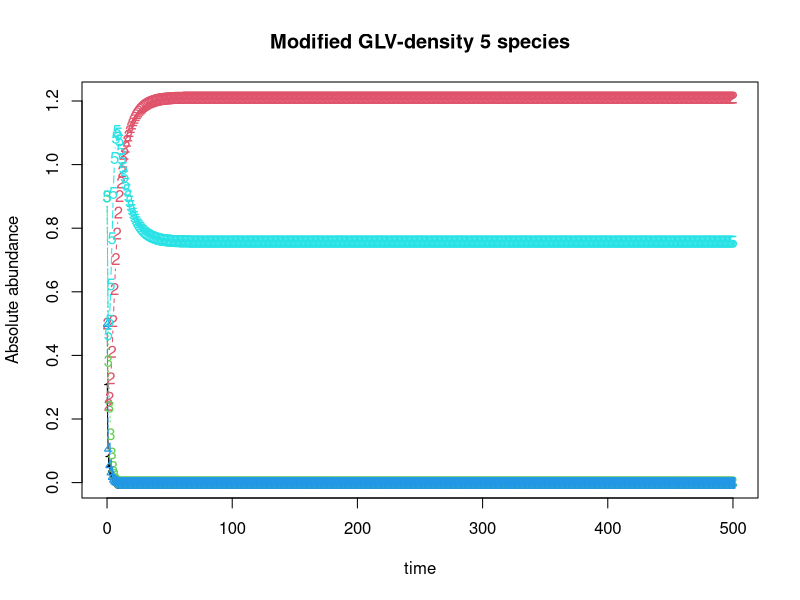
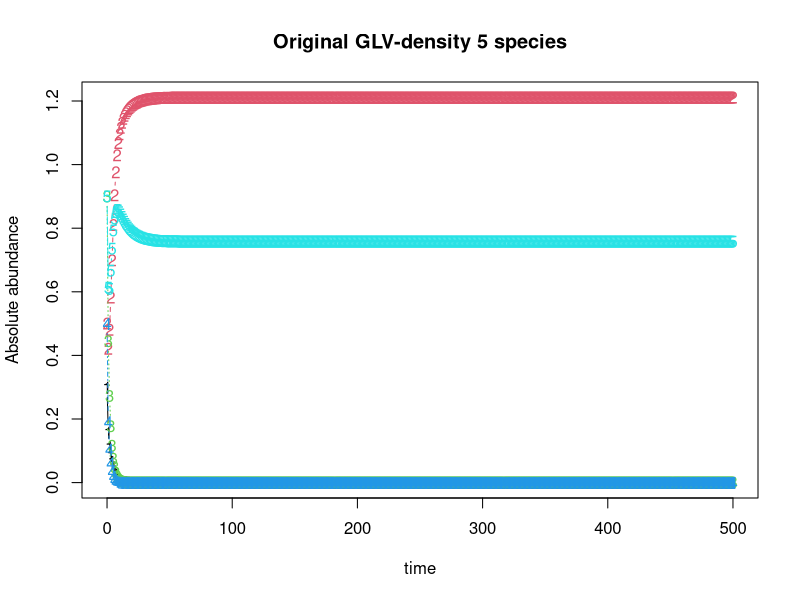
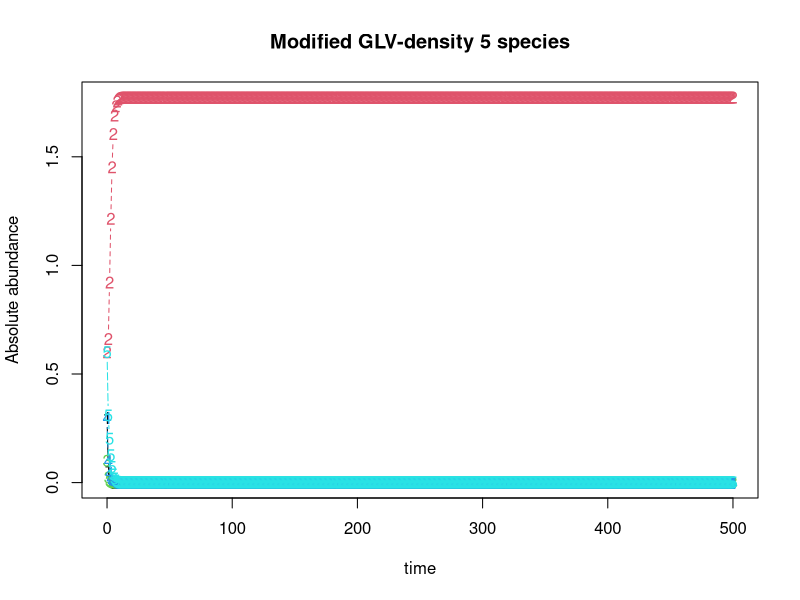
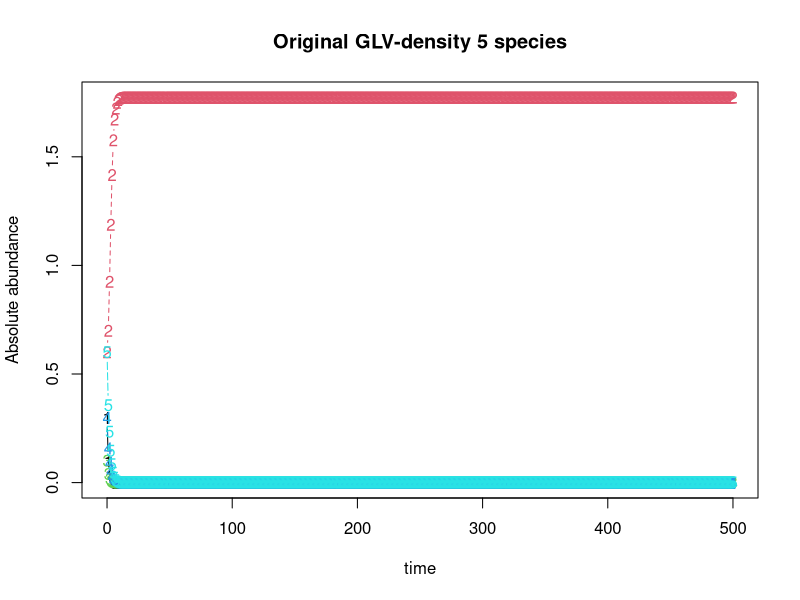
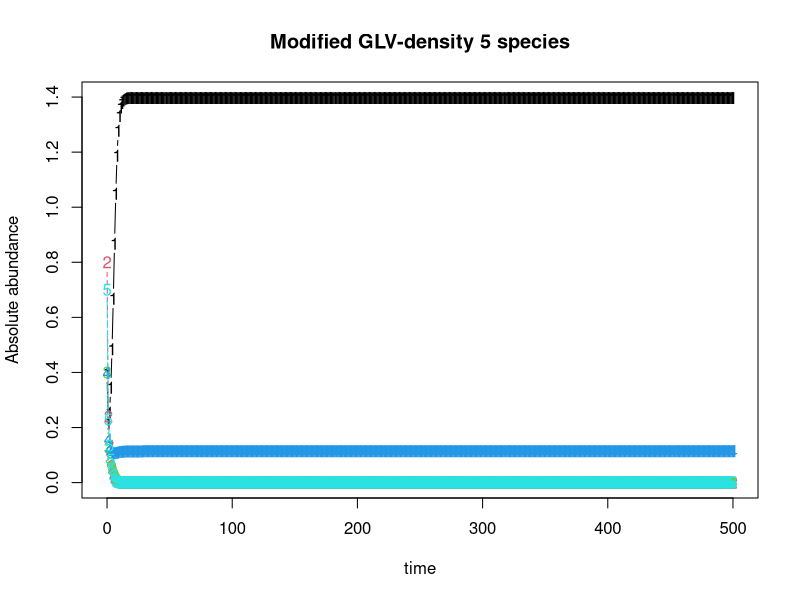
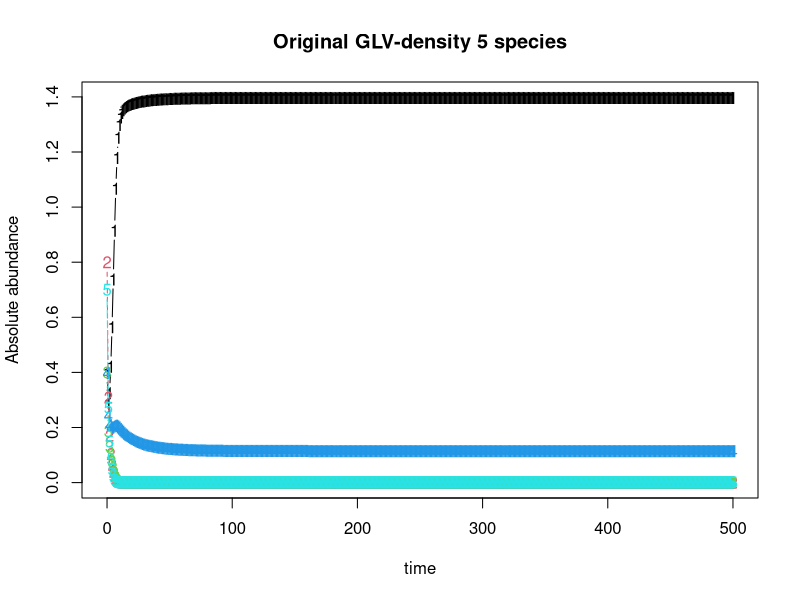
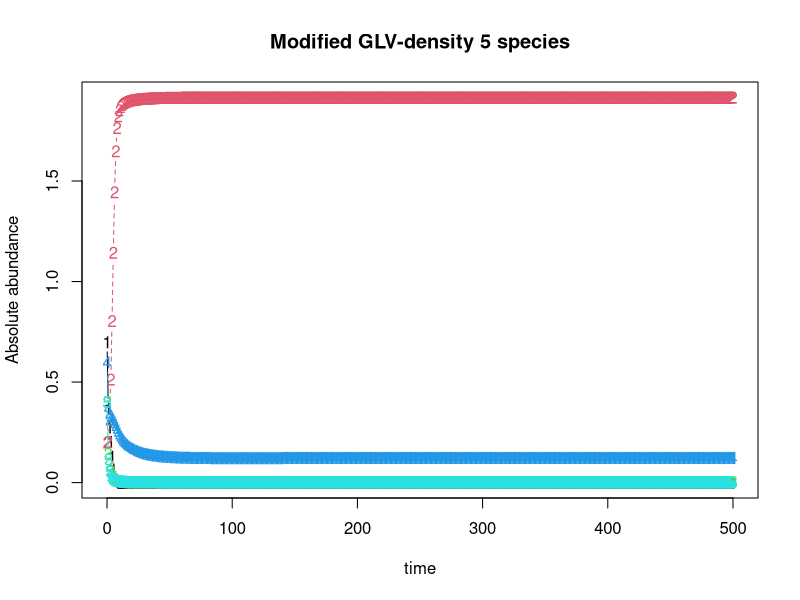
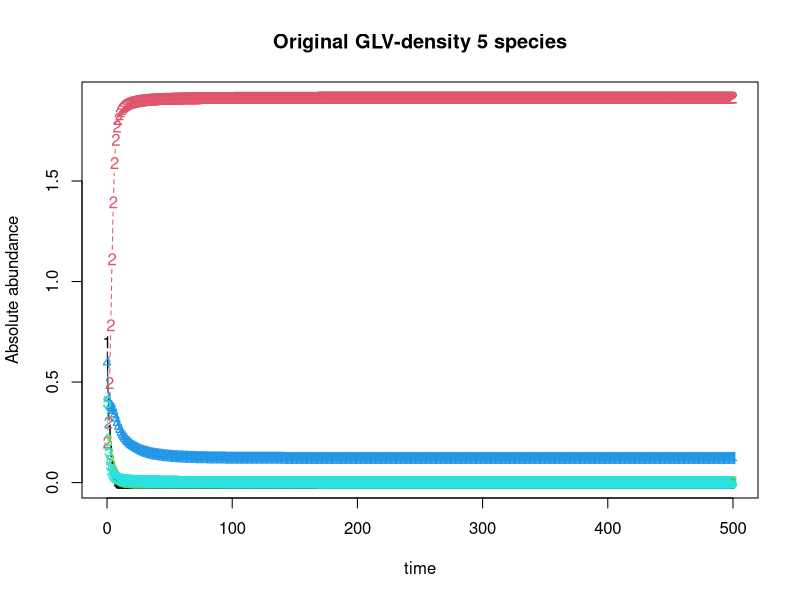

The R source for these figures, in order: (Note: this script raises an error after producing the figures.)
library(deSolve)

#Define GLV with varying coefficient
glv <- function(t, x, params){
  with(as.list(params, c(x)),{
    dx <- alpha*x + x*as.vector(c0%*%x)+x*t(t(x)%*%(do.call(cbind, lapply(l, FUN=function(ma) ma%*%x))))
    list(dx)
  })
}
#glv1 as original GLV
#c0 is beta
glv1 <- function(t, x, params){
  with(as.list(params, c(x)),{
    dx <- alpha*x + x*as.vector(c0%*%x)
    list(dx)
  })
}


#Define integration method
n.integrate <- function(time, init.x, model, params){
  as.data.frame(lsoda(init.x, time, model, params))
}

#Define community size
#N <- 30

growthFunction <- function(N){
  #Define species intrinsic growth rate
  alpha <- runif(N)
  
  #Define the constant in species-species interation coefficient
  c0 <- matrix(runif(N*N, min = -1, max = 0),nrow = N)
  #Set species self interation to -0.5
  for (i in 1:N) {
    for (j in 1:N) {
      if (i == j) {
        c0[i,j] <-  -0.5
      }
    }
  }
  
  #Define coefficient of linear term in species-species interation coefficient
  ck <- runif(N*N, min = -1, max = 0.2)
  ck <- matrix(ck, nrow = N)
  l <- list()
  for (i in 1:N) {
    #For i-th matrix, i-th row is 0
    temp <- ck
    temp[i,] <- 0
    
    #In i-th matrix, elements are 0 if k (column) == either j (row) or i (matrix order)
    for (j in 1:N) {
      for (k in 1:N) {
        if (k==j | k == i) {
          temp[j,k] <- 0
        }
      }
    }
    
    #Control the prevalence of thrid party effects
    #for (element in 1:length(temp)) {
    #  dice <- runif(1)
    #  if (dice > -1) { #what percent of to assign 0
    #    temp[element] <- 0
    #  }
    #}
    l[[i]] <- temp
  }
  
  
  #Define initial abundance between 0.1 and 1, to 1 decimal place
  init.x <- floor(runif(N, min = 1, max = 10))/10
  
  #Solve the ode
  dat <- n.integrate(0:500, init.x, glv, list(alpha=alpha, c0=c0, l=l))
  dat1 <- n.integrate(0:500, init.x, glv1, list(alpha=alpha, c0=c0))
  
  #Plot
  matplot(x=dat$time, y=dat[,-1], typ='b', xlab='time', ylab='Absolute abundance', main=paste('Modified GLV-density', N,'species'))
  matplot(x=dat1$time, y=dat1[,-1], typ='b', xlab='time', ylab='Absolute abundance', main=paste('Original GLV-density', N,'species'))
  
  returnList <- list(dat,dat1)
  
  return(returnList)
}

######################################################################################
#Given density data (vector) over time (1:length(vector)), find steady state time
#If there is no steady state, return NaN
######################################################################################

FindSS <- function(vec){
  for (i in 1:(length(vec) - 10)) {
    #From start, search for 3 points each 5 unit time apart where delta < 10^-3
    thisSlope <- abs(vec[i+1] - vec[i])
    nextSlope <- abs((vec[i+5] - vec[i])/5)
    lastSlope <- abs(vec[i+10] - vec[i+9])
    
    if (thisSlope < 10^-3 & nextSlope < 10^-3 & lastSlope < 10^-3) {
      #Verification: make sure no change after plateau: extrapolate
      #Extrapolate by thisSlope and calculate value at end of integration time
      ExtrEndTimeValue = vec[i] + nextSlope*(length(vec) - i)
      if ((ExtrEndTimeValue < (vec[length(vec)]) + 0.01)& (ExtrEndTimeValue > (vec[length(vec)]) - 0.01)) {
        return(i)
      }
      #There is a plateau in the middle, but in the end density changes again: find next plateau and verify agin
      
    }
  }
  #Til the end no steady state found
  return(NaN)
}

###############################################################
#Simulate species growth function given number of species N
#Find the steady state for each species and store in matrix HOI_SSN or GLV_SSN, based on model used for simulation
#Save HOI_SSN and GLV_SSN as csv at working directory
###############################################################
numTrial = 1000

HOI_list <- list()
GLV_list <- list()

for (n in 1:2) {
  #n is a counter. N is the number of species in community
  N <- n*5
  
  HOI_SSN <-  matrix(nrow = numTrial, ncol = N)
  GLV_SSN <-  matrix(nrow = numTrial, ncol = N)
  
  for (trial in 1:numTrial) {
    repeat {
      #densityData is a list of dat (HOI model) and dat1 (GLV)
      densityData <- growthFunction(N)
      #Check if any NaN in dat
      dat <- densityData[[1]]
      datNA <- any(is.na(dat))
      #Check if any NaN in dat1
      dat1 <- densityData[[2]]
      dat1NA <- any(is.na(dat1))
      #If any of datNA and dat1NA is true, growth function should run again
      if(!(datNA|dat1NA)){
        break
      }
    }
    
    #Modified GLV
    for (species in 2:ncol(dat)) {
      HOI_SSN[trial,species-1] <-  FindSS(dat[,species])
    }
    
    #Original GLV
    for (oSpecies in 2:ncol(dat1)) {
      GLV_SSN[trial,oSpecies-1] <-  FindSS(dat1[,oSpecies])
    }
  }
  
  HOI_list[[n]] <- HOI_SSN
  GLV_list[[n]] <- GLV_SSN
}

###########################################################
#Find community steady state time and plot histogram
###########################################################

CommunitySteadyStateDF <- data.frame()

#Loop through HOI_SS10, HOI_SS20...GLV_SS10, GLV_SS20...
for (n in 1:length(HOI_list)) {
  
  HOI = HOI_list[[n]]
  GLV = GLV_list[[n]]
  
  numOfEntries = nrow(HOI)
  
  #CommunitySteadyStateTime to store the time when the whole community has reached steady state
  CommunitySteadyStateTime <- matrix(nrow = numOfEntries, ncol = 3)
  colnames(CommunitySteadyStateTime) <- c('CommunitySize', 'SteadyStateTimeHOI', 'SteadyStateTimeGLV')
  
  for (i in 1:numOfEntries) {
    HOINA <- any(is.na(HOI[i,]))
    GLVNA <- any(is.na(GLV[i,]))
    #If there is NA in a particular row, for wither HOI or GLV, this community combination did not reach SS within integration time. Move to next row
    if (!HOINA & !GLVNA) {
      #If no NA in both HOI and GLV (for that row, both model reached steady state)
      CommunitySteadyStateTime[i,1] <- n * 10
      CommunitySteadyStateTime[i,2] <- max(HOI[i,2:ncol(HOI)])
      CommunitySteadyStateTime[i,3] <- max(GLV[i,2:ncol(GLV)])
    }
    else{
      CommunitySteadyStateTime[i,1] <- n * 10
      CommunitySteadyStateTime[i,2] <- NA
      CommunitySteadyStateTime[i,3] <- NA
    }
  }
  #Finished looping through an HOI_SSN and GLV_SSN, store the CommunitySteadyStateTime vector to a list
  CommunitySteadyStateDF <-  rbind(CommunitySteadyStateDF,as.data.frame(CommunitySteadyStateTime))
}

#Calculate the difference of community SS time between GLV model and and HOI model 
CommunitySteadyStateDF$Difference <- CommunitySteadyStateDF$SteadyStateTimeGLV - CommunitySteadyStateDF$SteadyStateTimeHOI

#plot
par(mfrow = c(3,2))
#plot histogram for Community Steady State time difference for each of the community size 
hist(CommunitySteadyStateDF[CommunitySteadyStateDF$CommunitySize == 10,4], main = 'How Much Longer Does GLV Reaches SS Than HOI 10 Species', xlab = 'Time Difference', ylim = c(0,500), breaks = 18)
hist(CommunitySteadyStateDF[CommunitySteadyStateDF$CommunitySize == 20,4], main = 'How Much Longer Does GLV Reaches SS Than HOI 20 Species', xlab = 'Time Difference', ylim = c(0,500), breaks = 18)
#hist(CommunitySteadyStateDF[CommunitySteadyStateDF$CommunitySize == 30,4], main = 'How Much Longer Does GLV Reaches SS Than HOI 30 Species', xlab = 'Time Difference', ylim = c(0,500), breaks = 18)
#hist(CommunitySteadyStateDF[CommunitySteadyStateDF$CommunitySize == 40,4], main = 'How Much Longer Does GLV Reaches SS Than HOI 40 Species', xlab = 'Time Difference', ylim = c(0,500), breaks = 18)
#hist(CommunitySteadyStateDF[CommunitySteadyStateDF$CommunitySize == 50,4], main = 'How Much Longer Does GLV Reaches SS Than HOI 50 Species', xlab = 'Time Difference', ylim = c(0,500), breaks = 18)
#plot boxplotboxplot(SteadyStateTime~CommunitySize ,data = CommunitySteadyStateDF)Differences
boxplot(Difference~CommunitySize ,data = CommunitySteadyStateDF, main = 'How Much Longer Does GLV Reaches SS Than HOI', xlab = 'Community Size', ylab = 'Time Difference')
